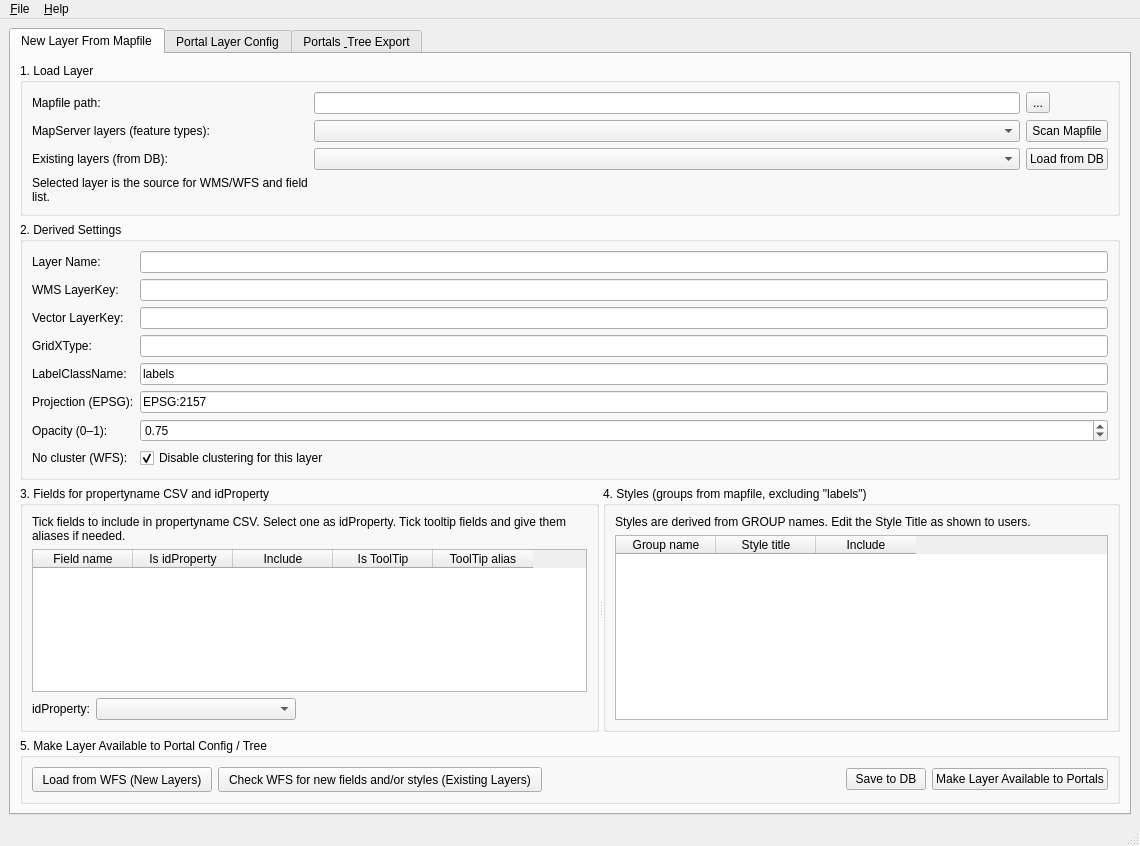
<?xml version='1.0' encoding='utf-8'?>
<ui version="4.0">
 <class>LayerConfigNewLayerWizard</class>
 <widget class="QMainWindow" name="LayerConfigNewLayerWizard">
  <property name="geometry">
   <rect>
    <x>0</x>
    <y>0</y>
    <width>1140</width>
    <height>846</height>
   </rect>
  </property>
  <property name="maximumSize">
   <size>
    <width>16777215</width>
    <height>16777215</height>
   </size>
  </property>
  <property name="windowTitle">
   <string>LayerConfig - New Layer From Mapfile</string>
  </property>
  <widget class="QWidget" name="centralwidget">
   <layout class="QVBoxLayout" name="verticalLayout_main">
    <item>
     <widget class="QTabWidget" name="tabMain">
      <property name="tabPosition">
       <enum>QTabWidget::North</enum>
      </property>
      <property name="currentIndex">
       <number>0</number>
      </property>
      <widget class="QWidget" name="tabNewLayer">
       <attribute name="title">
        <string>New Layer From Mapfile</string>
       </attribute>
       <layout class="QVBoxLayout" name="verticalLayout_newLayer">
        <item>
         <widget class="QGroupBox" name="groupBox_load">
          <property name="title">
           <string>1. Load Layer</string>
          </property>
          <layout class="QGridLayout" name="gridLayout_load">
           <item row="0" column="0">
            <widget class="QLabel" name="label_mapFilePath">
             <property name="text">
              <string>Mapfile path:</string>
             </property>
            </widget>
           </item>
           <item row="0" column="1">
            <widget class="QLineEdit" name="txtMapFilePath" />
           </item>
           <item row="0" column="2">
            <widget class="QToolButton" name="btnBrowseMapFile">
             <property name="text">
              <string>...</string>
             </property>
            </widget>
           </item>
           <item row="1" column="0">
            <widget class="QLabel" name="label_mapLayers">
             <property name="text">
              <string>MapServer layers (feature types):</string>
             </property>
            </widget>
           </item>
           <item row="1" column="1">
            <widget class="QComboBox" name="cmbMapFileLayerNames" />
           </item>
           <item row="1" column="2">
            <widget class="QPushButton" name="btnScanMapFile">
             <property name="text">
              <string>Scan Mapfile</string>
             </property>
            </widget>
           </item>
           <item row="2" column="0">
            <widget class="QLabel" name="label_dbLayers">
             <property name="text">
              <string>Existing layers (from DB):</string>
             </property>
            </widget>
           </item>
           <item row="2" column="1">
            <widget class="QComboBox" name="cmbDbLayers" />
           </item>
           <item row="2" column="2">
            <widget class="QPushButton" name="btnLoadFromDb">
             <property name="text">
              <string>Load from DB</string>
             </property>
            </widget>
           </item>
           <item row="3" column="0">
            <widget class="QLabel" name="label_selectedLayerHint">
             <property name="text">
              <string>Selected layer is the source for WMS/WFS and field list.</string>
             </property>
             <property name="wordWrap">
              <bool>true</bool>
             </property>
            </widget>
           </item>
          </layout>
         </widget>
        </item>
        <item>
         <widget class="QGroupBox" name="groupBox_derived">
          <property name="title">
           <string>2. Derived Settings</string>
          </property>
          <layout class="QFormLayout" name="formLayout_derived">
           <item row="0" column="0">
            <widget class="QLabel" name="label_layerName">
             <property name="text">
              <string>Layer Name:</string>
             </property>
            </widget>
           </item>
           <item row="0" column="1">
            <widget class="QLineEdit" name="txtLayerName">
             <property name="readOnly">
              <bool>true</bool>
             </property>
            </widget>
           </item>
           <item row="1" column="0">
            <widget class="QLabel" name="label_wmsLayerKey">
             <property name="text">
              <string>WMS LayerKey:</string>
             </property>
            </widget>
           </item>
           <item row="1" column="1">
            <widget class="QLineEdit" name="txtWmsLayerKey">
             <property name="readOnly">
              <bool>true</bool>
             </property>
            </widget>
           </item>
           <item row="2" column="0">
            <widget class="QLabel" name="label_vectorLayerKey">
             <property name="text">
              <string>Vector LayerKey:</string>
             </property>
            </widget>
           </item>
           <item row="2" column="1">
            <widget class="QLineEdit" name="txtVectorLayerKey">
             <property name="readOnly">
              <bool>true</bool>
             </property>
            </widget>
           </item>
           <item row="3" column="0">
            <widget class="QLabel" name="label_gridXType">
             <property name="text">
              <string>GridXType:</string>
             </property>
            </widget>
           </item>
           <item row="3" column="1">
            <widget class="QLineEdit" name="txtGridXType">
             <property name="readOnly">
              <bool>true</bool>
             </property>
            </widget>
           </item>
           <item row="4" column="0">
            <widget class="QLabel" name="label_labelClassName">
             <property name="text">
              <string>LabelClassName:</string>
             </property>
            </widget>
           </item>
           <item row="4" column="1">
            <widget class="QLineEdit" name="txtLabelClassName">
             <property name="text">
              <string>labels</string>
             </property>
            </widget>
           </item>
           <item row="5" column="0">
            <widget class="QLabel" name="label_projection">
             <property name="text">
              <string>Projection (EPSG):</string>
             </property>
            </widget>
           </item>
           <item row="5" column="1">
            <widget class="QLineEdit" name="txtProjection">
             <property name="text">
              <string>EPSG:2157</string>
             </property>
            </widget>
           </item>
           <item row="6" column="0">
            <widget class="QLabel" name="label_opacity">
             <property name="text">
              <string>Opacity (0–1):</string>
             </property>
            </widget>
           </item>
           <item row="6" column="1">
            <widget class="QDoubleSpinBox" name="spinOpacity">
             <property name="decimals">
              <number>2</number>
             </property>
             <property name="minimum">
              <double>0.000000000000000</double>
             </property>
             <property name="maximum">
              <double>1.000000000000000</double>
             </property>
             <property name="singleStep">
              <double>0.050000000000000</double>
             </property>
             <property name="value">
              <double>0.750000000000000</double>
             </property>
            </widget>
           </item>
           <item row="7" column="0">
            <widget class="QLabel" name="label_noCluster">
             <property name="text">
              <string>No cluster (WFS):</string>
             </property>
            </widget>
           </item>
           <item row="7" column="1">
            <widget class="QCheckBox" name="chkNoCluster">
             <property name="text">
              <string>Disable clustering for this layer</string>
             </property>
             <property name="checked">
              <bool>true</bool>
             </property>
            </widget>
           </item>
          </layout>
         </widget>
        </item>
        <item>
         <widget class="QSplitter" name="splitter_fields_styles">
          <property name="orientation">
           <enum>Qt::Horizontal</enum>
          </property>
          <widget class="QWidget" name="widget_fields">
           <layout class="QVBoxLayout" name="verticalLayout_fields">
            <item>
             <widget class="QGroupBox" name="groupBox_fields">
              <property name="title">
               <string>3. Fields for propertyname CSV and idProperty</string>
              </property>
              <layout class="QVBoxLayout" name="verticalLayout_fields_inner">
               <item>
                <widget class="QLabel" name="label_fieldsInfo">
                 <property name="text">
                  <string>Tick fields to include in propertyname CSV. Select one as idProperty. Tick tooltip fields and give them aliases if needed.</string>
                 </property>
                 <property name="wordWrap">
                  <bool>true</bool>
                 </property>
                </widget>
               </item>
               <item>
                <widget class="QTableWidget" name="tblFields">
                 <column>
                  <property name="text">
                   <string>Field name</string>
                  </property>
                 </column>
                 <column>
                  <property name="text">
                   <string>Is idProperty</string>
                  </property>
                 </column>
                 <column>
                  <property name="text">
                   <string>Include</string>
                  </property>
                 </column>
                 <column>
                  <property name="text">
                   <string>Is ToolTip</string>
                  </property>
                 </column>
                 <column>
                  <property name="text">
                   <string>ToolTip alias</string>
                  </property>
                 </column>
                </widget>
               </item>
               <item>
                <layout class="QHBoxLayout" name="horizontalLayout_idProperty">
                 <item>
                  <widget class="QLabel" name="label_idPropertyCombo">
                   <property name="text">
                    <string>idProperty:</string>
                   </property>
                  </widget>
                 </item>
                 <item>
                  <widget class="QComboBox" name="cmbIdProperty">
                   <property name="minimumSize">
                    <size>
                     <width>200</width>
                     <height>0</height>
                    </size>
                   </property>
                  </widget>
                 </item>
                 <item>
                  <spacer name="horizontalSpacer_idProperty">
                   <property name="orientation">
                    <enum>Qt::Horizontal</enum>
                   </property>
                   <property name="sizeHint" stdset="0">
                    <size>
                     <width>40</width>
                     <height>20</height>
                    </size>
                   </property>
                  </spacer>
                 </item>
                </layout>
               </item>
              </layout>
             </widget>
            </item>
           </layout>
          </widget>
          <widget class="QWidget" name="widget_styles">
           <layout class="QVBoxLayout" name="verticalLayout_styles">
            <item>
             <widget class="QGroupBox" name="groupBox_styles">
              <property name="title">
               <string>4. Styles (groups from mapfile, excluding "labels")</string>
              </property>
              <layout class="QVBoxLayout" name="verticalLayout_styles_inner">
               <item>
                <widget class="QLabel" name="label_stylesInfo">
                 <property name="text">
                  <string>Styles are derived from GROUP names. Edit the Style Title as shown to users.</string>
                 </property>
                 <property name="wordWrap">
                  <bool>true</bool>
                 </property>
                </widget>
               </item>
               <item>
                <widget class="QTableWidget" name="tblStyles">
                 <column>
                  <property name="text">
                   <string>Group name</string>
                  </property>
                 </column>
                 <column>
                  <property name="text">
                   <string>Style title</string>
                  </property>
                 </column>
                 <column>
                  <property name="text">
                   <string>Include</string>
                  </property>
                 </column>
                </widget>
               </item>
              </layout>
             </widget>
            </item>
           </layout>
          </widget>
         </widget>
        </item>
        <item alignment="Qt::AlignLeft">
         <widget class="QGroupBox" name="groupBox_makeAvailable">
          <property name="title">
           <string>5. Make Layer Available to Portal Config / Tree</string>
          </property>
          <layout class="QHBoxLayout" name="horizontalLayout_makeAvailable">
           <item>
            <widget class="QPushButton" name="btnLoadFieldsFromWFS">
             <property name="minimumSize">
              <size>
               <width>0</width>
               <height>25</height>
              </size>
             </property>
             <property name="text">
              <string>  Load from WFS (New Layers)  </string>
             </property>
             <property name="iconSize">
              <size>
               <width>25</width>
               <height>16</height>
              </size>
             </property>
             <property name="checkable">
              <bool>false</bool>
             </property>
             <property name="default">
              <bool>false</bool>
             </property>
             <property name="flat">
              <bool>false</bool>
             </property>
            </widget>
           </item>
           <item alignment="Qt::AlignHCenter">
            <widget class="QPushButton" name="btnCheckFieldsAndStylesFromWFS">
             <property name="minimumSize">
              <size>
               <width>0</width>
               <height>25</height>
              </size>
             </property>
             <property name="layoutDirection">
              <enum>Qt::LeftToRight</enum>
             </property>
             <property name="text">
              <string>  Check WFS for new fields and/or styles (Existing Layers)  </string>
             </property>
            </widget>
           </item>
           <item>
            <spacer name="horizontalSpacer_makeAvailable">
             <property name="orientation">
              <enum>Qt::Horizontal</enum>
             </property>
             <property name="sizeHint" stdset="0">
              <size>
               <width>400</width>
               <height>20</height>
              </size>
             </property>
            </spacer>
           </item>
           <item>
            <widget class="QPushButton" name="btnSaveLayerToDb">
             <property name="text">
              <string>Save to DB</string>
             </property>
            </widget>
           </item>
           <item>
            <widget class="QPushButton" name="btnMakeLayerAvailable">
             <property name="text">
              <string>Make Layer Available to Portals</string>
             </property>
            </widget>
           </item>
          </layout>
         </widget>
        </item>
       </layout>
      </widget>
      <widget class="QWidget" name="tabPortalLayerConfig">
       <attribute name="title">
        <string>Portal Layer Config</string>
       </attribute>
       <layout class="QVBoxLayout" name="verticalLayout_portalLayerConfig">
        <item>
         <widget class="QGroupBox" name="groupBox_portalSelectLayers">
          <property name="title">
           <string>1. Select Portal</string>
          </property>
          <layout class="QHBoxLayout" name="horizontalLayout_portalSelectLayers">
           <item>
            <widget class="QLabel" name="label_portalSelectLayers">
             <property name="text">
              <string>Portal:</string>
             </property>
            </widget>
           </item>
           <item>
            <widget class="QComboBox" name="cmbPortalSelectLayers" />
           </item>
           <item>
            <spacer name="horizontalSpacer_portalSelectLayers">
             <property name="orientation">
              <enum>Qt::Horizontal</enum>
             </property>
             <property name="sizeHint" stdset="0">
              <size>
               <width>40</width>
               <height>20</height>
              </size>
             </property>
            </spacer>
           </item>
          </layout>
         </widget>
        </item>
        <item>
         <widget class="QSplitter" name="splitter_portalLayerConfig">
          <property name="orientation">
           <enum>Qt::Horizontal</enum>
          </property>
          <widget class="QWidget" name="widget_portalLayersLeft">
           <layout class="QHBoxLayout" name="horizontalLayout_portalLayersMain"><item><widget class="QGroupBox" name="groupBox_allLayers">
              <property name="title">
               <string>3. All layers (global)</string>
              </property>
              <layout class="QVBoxLayout" name="verticalLayout_allLayers">
               <item>
                <widget class="QTableWidget" name="tblAllLayers">
                 <column>
                  <property name="text">
                   <string>Layer name</string>
                  </property>
                 </column>
                 <column>
                  <property name="text">
                   <string>BaseLayerKey</string>
                  </property>
                 </column>
                 <column>
                  <property name="text">
                   <string>In portals</string>
                  </property>
                 </column>
                </widget>
               </item>
               </layout>
             </widget>
            </item><item><widget class="QWidget" name="widget_portalLayerActions"><layout class="QVBoxLayout" name="verticalLayout_portalLayerActions"><item><widget class="QPushButton" name="btnAddLayerToPortalAsWms">
                   <property name="text">
                    <string>Add to portal as WMS</string>
                   </property>
                  </widget>
                 </item><item><widget class="QPushButton" name="btnAddLayerToPortalAsWfs">
                   <property name="text">
                    <string>Add to portal as WFS</string>
                   </property>
                  </widget>
                 </item><item><widget class="QPushButton" name="btnAddLayerToPortalAsSwitch">
                   <property name="text">
                    <string>Add to portal as Switch</string>
                   </property>
                  </widget>
                 </item><item><widget class="QPushButton" name="btnRemoveLayerFromPortal">
                   <property name="text">
                    <string>Remove from portal</string>
                   </property>
                  </widget>
                 </item><item><spacer name="verticalSpacer_portalLayerActions"><property name="orientation"><enum>Qt::Vertical</enum></property><property name="sizeType"><enum>QSizePolicy::Expanding</enum></property><property name="sizeHint"><size><width>20</width><height>40</height></size></property></spacer></item></layout></widget></item><item><widget class="QGroupBox" name="groupBox_portalLayers">
              <property name="title">
               <string>2. Layers and services in this portal</string>
              </property>
              <layout class="QVBoxLayout" name="verticalLayout_portalLayersInner">
               <item>
                <widget class="QTableWidget" name="tblPortalLayers">
                 <column>
                  <property name="text">
                   <string>LayerKey</string>
                  </property>
                 </column>
                 <column>
                  <property name="text">
                   <string>Layer name</string>
                  </property>
                 </column>
                 <column>
                  <property name="text">
                   <string>Service</string>
                  </property>
                 </column>
                </widget>
               </item>
              </layout>
             </widget>
            </item></layout></widget>
          </widget>
        </item>
        <item>
         <widget class="QGroupBox" name="groupBox_exportLayerJson">
          <property name="title">
           <string>5. Export layer JSON</string>
          </property>
          <layout class="QVBoxLayout" name="verticalLayout_exportLayerJson">
           <item>
            <widget class="QLabel" name="label_exportLayerJsonInfo">
             <property name="text">
              <string>Exports portal layer configuration JSONs (default.json, editor.json, tii_default.json, nta_default.json) using global layer definitions, portal mappings, and switch layer definitions.</string>
             </property>
             <property name="wordWrap">
              <bool>true</bool>
             </property>
            </widget>
           </item>
           <item>
            <layout class="QHBoxLayout" name="horizontalLayout_exportLayerJsonButtons">
             <item>
              <widget class="QPushButton" name="btnExportCurrentPortalLayersJson">
               <property name="text">
                <string>Export layer JSON for current portal...</string>
               </property>
              </widget>
             </item>
             <item>
              <widget class="QPushButton" name="btnExportAllPortalsLayersJson">
               <property name="text">
                <string>Export layer JSON for all portals...</string>
               </property>
              </widget>
             </item>
             <item>
              <spacer name="horizontalSpacer_exportLayerJsonButtons">
               <property name="orientation">
                <enum>Qt::Horizontal</enum>
               </property>
               <property name="sizeHint" stdset="0">
                <size>
                 <width>40</width>
                 <height>20</height>
                </size>
               </property>
              </spacer>
             </item>
            </layout>
           </item>
          </layout>
         </widget>
        </item>
       </layout>
      </widget>
      <widget class="QWidget" name="tabPortalsExport">
       <attribute name="title">
        <string>Portals &amp; Tree Export</string>
       </attribute>
       <layout class="QVBoxLayout" name="verticalLayout_portalsExport">
        <item>
         <widget class="QGroupBox" name="groupBox_portalSelect">
          <property name="title">
           <string>5. Select Portal</string>
          </property>
          <layout class="QHBoxLayout" name="horizontalLayout_portalSelect">
           <item>
            <widget class="QLabel" name="label_portalSelect">
             <property name="text">
              <string>Portal:</string>
             </property>
            </widget>
           </item>
           <item>
            <widget class="QComboBox" name="cmbPortalSelect" />
           </item>
           <item>
            <spacer name="horizontalSpacer_portalSelect">
             <property name="orientation">
              <enum>Qt::Horizontal</enum>
             </property>
             <property name="sizeHint" stdset="0">
              <size>
               <width>40</width>
               <height>20</height>
              </size>
             </property>
            </spacer>
           </item>
          </layout>
         </widget>
        </item>
        <item>
         <widget class="QSplitter" name="splitter_portalTree">
          <property name="orientation">
           <enum>Qt::Horizontal</enum>
          </property>
          <widget class="QWidget" name="widget_portalTree">
           <layout class="QVBoxLayout" name="verticalLayout_portalTree">
            <item>
             <widget class="QGroupBox" name="groupBox_portalTree">
              <property name="title">
               <string>6. Portal Layer Tree</string>
              </property>
              <layout class="QVBoxLayout" name="verticalLayout_portalTreeInner">
               <item>
                <widget class="QLabel" name="label_portalTreeInfo">
                 <property name="text">
                  <string>Folder structure and layers for the selected portal. Drag and drop to reorder.</string>
                 </property>
                 <property name="wordWrap">
                  <bool>true</bool>
                 </property>
                </widget>
               </item>
               <item>
                <widget class="QTreeView" name="treePortalLayers" />
               </item>
               <item>
                <layout class="QHBoxLayout" name="horizontalLayout_treeButtons">
                 <item>
                  <widget class="QPushButton" name="btnAddFolderNode">
                   <property name="text">
                    <string>Add Folder</string>
                   </property>
                  </widget>
                 </item>
                 <item>
                  <widget class="QPushButton" name="btnDeleteNode">
                   <property name="text">
                    <string>Delete Selected Node</string>
                   </property>
                  </widget>
                 </item>
                 <item>
                  <spacer name="horizontalSpacer_treeButtons">
                   <property name="orientation">
                    <enum>Qt::Horizontal</enum>
                   </property>
                   <property name="sizeHint" stdset="0">
                    <size>
                     <width>40</width>
                     <height>20</height>
                    </size>
                   </property>
                  </spacer>
                 </item>
                </layout>
               </item>
              </layout>
             </widget>
            </item>
           </layout>
          </widget>
          <widget class="QWidget" name="widget_portalRight">
           <layout class="QVBoxLayout" name="verticalLayout_portalRight">
            <item>
             <widget class="QGroupBox" name="groupBox_nodeDetails">
              <property name="title">
               <string>7. Selected Node Details</string>
              </property>
              <layout class="QVBoxLayout" name="verticalLayout_nodeDetails">
               <item>
                <widget class="QGroupBox" name="groupBox_folderDetails">
                 <property name="title">
                  <string>Folder Properties</string>
                 </property>
                 <layout class="QFormLayout" name="formLayout_folderDetails">
                  <item row="0" column="0">
                   <widget class="QLabel" name="label_folderTitle">
                    <property name="text">
                     <string>Folder title:</string>
                    </property>
                   </widget>
                  </item>
                  <item row="0" column="1">
                   <widget class="QLineEdit" name="txtFolderTitle" />
                  </item>
                  <item row="1" column="0">
                   <widget class="QLabel" name="label_folderId">
                    <property name="text">
                     <string>Folder id:</string>
                    </property>
                   </widget>
                  </item>
                  <item row="1" column="1">
                   <widget class="QLineEdit" name="txtFolderId" />
                  </item>
                  <item row="2" column="0">
                   <widget class="QLabel" name="label_folderExpanded">
                    <property name="text">
                     <string>Expanded:</string>
                    </property>
                   </widget>
                  </item>
                  <item row="2" column="1">
                   <widget class="QCheckBox" name="chkFolderExpanded">
                    <property name="text">
                     <string>Expanded by default</string>
                    </property>
                   </widget>
                  </item>
                  <item row="3" column="0">
                   <widget class="QLabel" name="label_folderChecked">
                    <property name="text">
                     <string>Checked:</string>
                    </property>
                   </widget>
                  </item>
                  <item row="3" column="1">
                   <widget class="QCheckBox" name="chkFolderChecked">
                    <property name="text">
                     <string>Checked by default</string>
                    </property>
                   </widget>
                  </item>
                 </layout>
                </widget>
               </item>
               <item>
                <widget class="QGroupBox" name="groupBox_layerDetails">
                 <property name="title">
                  <string>Layer Properties</string>
                 </property>
                 <layout class="QFormLayout" name="formLayout_layerDetails">
                  <item row="0" column="0">
                   <widget class="QLabel" name="label_layerKey">
                    <property name="text">
                     <string>LayerKey:</string>
                    </property>
                   </widget>
                  </item>
                  <item row="0" column="1">
                   <widget class="QLineEdit" name="txtLayerKey">
                    <property name="readOnly">
                     <bool>true</bool>
                    </property>
                   </widget>
                  </item>
                  <item row="1" column="0">
                   <widget class="QLabel" name="label_layerTitle">
                    <property name="text">
                     <string>Display title:</string>
                    </property>
                   </widget>
                  </item>
                  <item row="1" column="1">
                   <widget class="QLineEdit" name="txtLayerTitle" />
                  </item>
                  <item row="2" column="0">
                   <widget class="QLabel" name="label_layerGlyph">
                    <property name="text">
                     <string>Glyph/icon:</string>
                    </property>
                   </widget>
                  </item>
                  <item row="2" column="1">
                   <widget class="QComboBox" name="cmbLayerIconType">
                    <item>
                     <property name="text">
                      <string>Point</string>
                     </property>
                    </item>
                    <item>
                     <property name="text">
                      <string>Line</string>
                     </property>
                    </item>
                    <item>
                     <property name="text">
                      <string>Polygon</string>
                     </property>
                    </item>
                    <item>
                     <property name="text">
                      <string>Bars</string>
                     </property>
                    </item>
                    <item>
                     <property name="text">
                      <string>Map</string>
                     </property>
                    </item>
                   </widget>
                  </item>
                  <item row="3" column="0">
                   <widget class="QLabel" name="label_layerTooltip">
                    <property name="text">
                     <string>Tooltip (qtip):</string>
                    </property>
                   </widget>
                  </item>
                  <item row="3" column="1">
                   <widget class="QPlainTextEdit" name="txtLayerTooltip" />
                  </item>
                 </layout>
                </widget>
               </item>
              </layout>
             </widget>
            </item>
            <item>
             <widget class="QGroupBox" name="groupBox_availableLayers">
              <property name="title">
               <string>8. Available Layers (not in this portal tree)</string>
              </property>
              <layout class="QVBoxLayout" name="verticalLayout_availableLayers">
               <item>
                <widget class="QLabel" name="label_availableLayersInfo">
                 <property name="text">
                  <string>Select a layer and add it under the selected folder or node in the tree.</string>
                 </property>
                 <property name="wordWrap">
                  <bool>true</bool>
                 </property>
                </widget>
               </item>
               <item>
                <widget class="QListWidget" name="listAvailableLayers" />
               </item>
               <item>
                <layout class="QHBoxLayout" name="horizontalLayout_addLayerToTree">
                 <item>
                  <widget class="QPushButton" name="btnAddLayerToTree">
                   <property name="text">
                    <string>Add Selected Layer to Tree</string>
                   </property>
                  </widget>
                 </item>
                 <item>
                  <spacer name="horizontalSpacer_addLayerToTree">
                   <property name="orientation">
                    <enum>Qt::Horizontal</enum>
                   </property>
                   <property name="sizeHint" stdset="0">
                    <size>
                     <width>40</width>
                     <height>20</height>
                    </size>
                   </property>
                  </spacer>
                 </item>
                </layout>
               </item>
              </layout>
             </widget>
            </item>
           </layout>
          </widget>
         </widget>
        </item>
        <item>
         <widget class="QGroupBox" name="groupBox_export">
          <property name="title">
           <string>9. Save and Export JSON</string>
          </property>
          <layout class="QVBoxLayout" name="verticalLayout_export">
           <item>
            <widget class="QLabel" name="label_exportInfo">
             <property name="text">
              <string>Saving writes the layer and portal tree to the database. Export regenerates JSON for the current or all portals from the database.</string>
             </property>
             <property name="wordWrap">
              <bool>true</bool>
             </property>
            </widget>
           </item>
           <item>
            <layout class="QHBoxLayout" name="horizontalLayout_exportButtons">
             <item>
              <widget class="QPushButton" name="btnSavePortalToDatabase">
               <property name="text">
                <string>Save Portal Configuration to Database</string>
               </property>
              </widget>
             </item>
             <item>
              <widget class="QPushButton" name="btnExportCurrentPortalJson">
               <property name="text">
                <string>Export JSON for current portal</string>
               </property>
              </widget>
             </item>
             <item>
              <widget class="QPushButton" name="btnExportAllPortalsJson">
               <property name="text">
                <string>Export JSON for all portals</string>
               </property>
              </widget>
             </item>
             <item>
              <spacer name="horizontalSpacer_exportButtons">
               <property name="orientation">
                <enum>Qt::Horizontal</enum>
               </property>
               <property name="sizeHint" stdset="0">
                <size>
                 <width>40</width>
                 <height>20</height>
                </size>
               </property>
              </spacer>
             </item>
            </layout>
           </item>
          </layout>
         </widget>
        </item>
        <item>
         <spacer name="verticalSpacer_portalsExport">
          <property name="orientation">
           <enum>Qt::Vertical</enum>
          </property>
          <property name="sizeHint" stdset="0">
           <size>
            <width>20</width>
            <height>40</height>
           </size>
          </property>
         </spacer>
        </item>
       </layout>
      </widget>
     </widget>
    </item>
   </layout>
  </widget>
  <widget class="QMenuBar" name="menubar">
   <property name="geometry">
    <rect>
     <x>0</x>
     <y>0</y>
     <width>1140</width>
     <height>21</height>
    </rect>
   </property>
   <widget class="QMenu" name="menuFile">
    <property name="title">
     <string>&amp;File</string>
    </property>
   </widget>
   <widget class="QMenu" name="menuHelp">
    <property name="title">
     <string>&amp;Help</string>
    </property>
   </widget>
   <addaction name="menuFile" />
   <addaction name="menuHelp" />
  </widget>
  <widget class="QStatusBar" name="statusbar" />
 </widget>
 <resources />
 <connections />
</ui>
